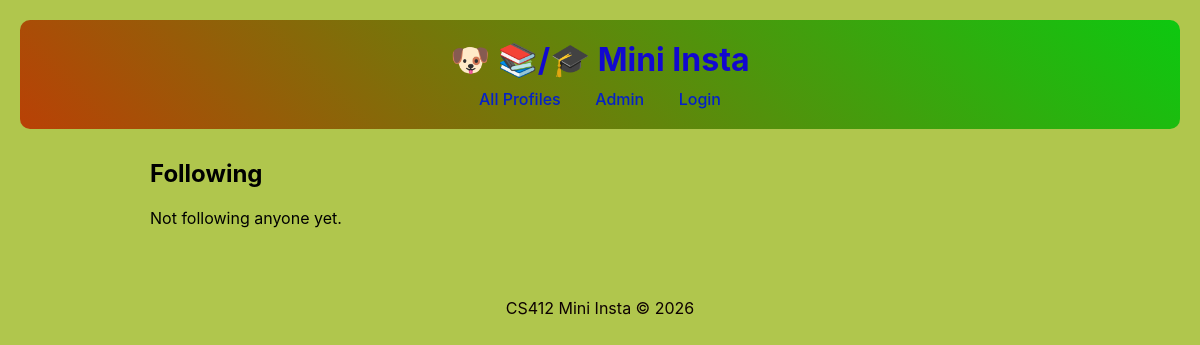
The app's page /mini_insta/profile/1/following/, older data.
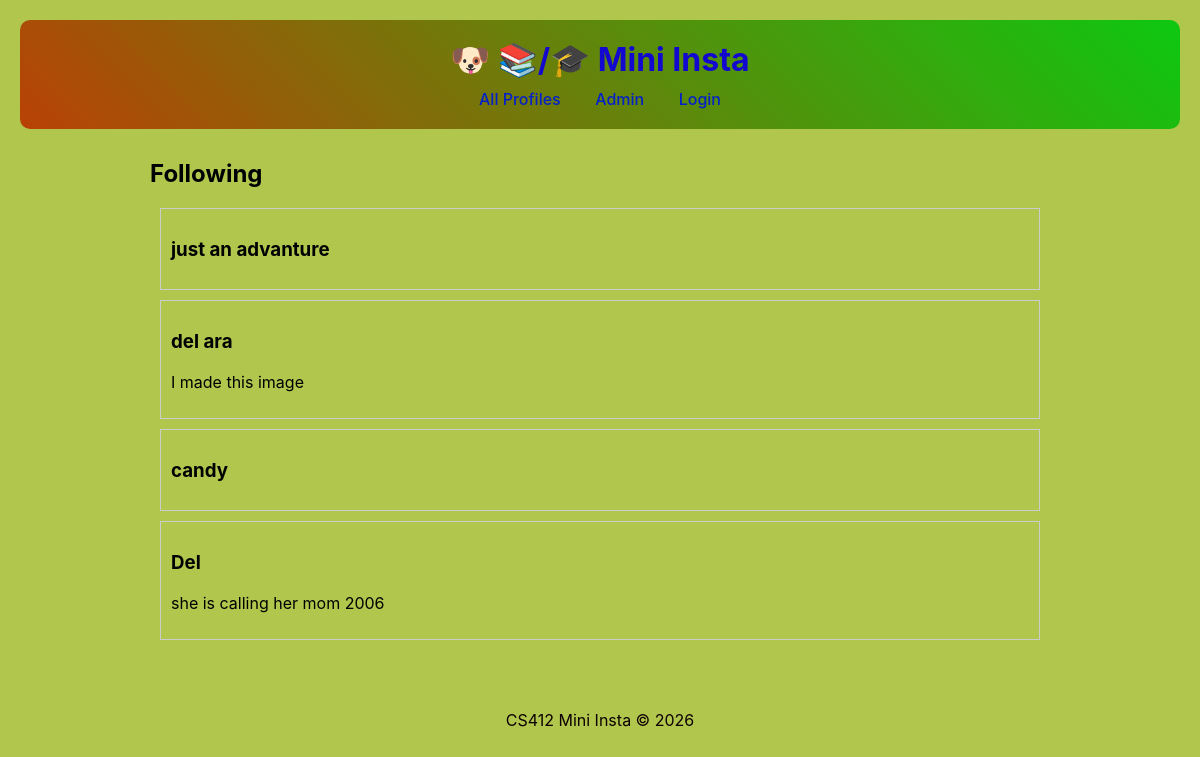
The same page, newer data.
### mini_insta/models.py (models this page shows, shortened)
class Follow(models.Model):
    profile = models.ForeignKey(
        Profile,
        related_name='followers',
        on_delete=models.CASCADE
    )
    follower_profile = models.ForeignKey(
        Profile,
        related_name='following',
        on_delete=models.CASCADE
    )

class Profile(models.Model):
    user = models.OneToOneField(User, on_delete=models.CASCADE)
    display_name = models.CharField(max_length=100)
    profile_image_url = models.URLField(blank=True)
    bio_text = models.TextField(blank=True, max_length=500)
    join_date = models.DateField(auto_now_add=True)

### mini_insta/views.py (the view)
# urls.py: path('profile/<int:pk>/following/', FollowingListView.as_view(), name='show_following'),
class FollowingListView(DetailView):
    model = Profile
    template_name = "mini_insta/following.html"
    context_object_name = "profile"
    def get_context_data(self, **kwargs):
        context = super().get_context_data(**kwargs)
        profile = self.get_object()
        context["following"] = Follow.objects.filter(follower_profile=profile)
        return context

### mini_insta/templates/mini_insta/following.html
{% extends 'mini_insta/base.html' %}
{% block content %}
<h2>Following</h2>
{% if following %}
    {% for follow in following %}
        <div style="border:1px solid #ccc; padding:10px; margin:10px;">
            <h3>{{ follow.profile.display_name }}</h3>
            <p>{{ follow.profile.bio_text }}</p>
        </div>
    {% endfor %}
{% else %}
    <p>Not following anyone yet.</p>
{% endif %}
{% endblock %}

Row changes from the older to the newer data that the page shows:
added Follow: profile.display_name "just an advanture"
added Follow: profile.display_name "del ara", profile.bio_text "I made this image"
added Follow: profile.display_name "candy"
added Follow: profile.display_name "Del", profile.bio_text "she is calling her mom 2006"
Text that changed along with them:
text no longer shown: "Not following anyone yet."
